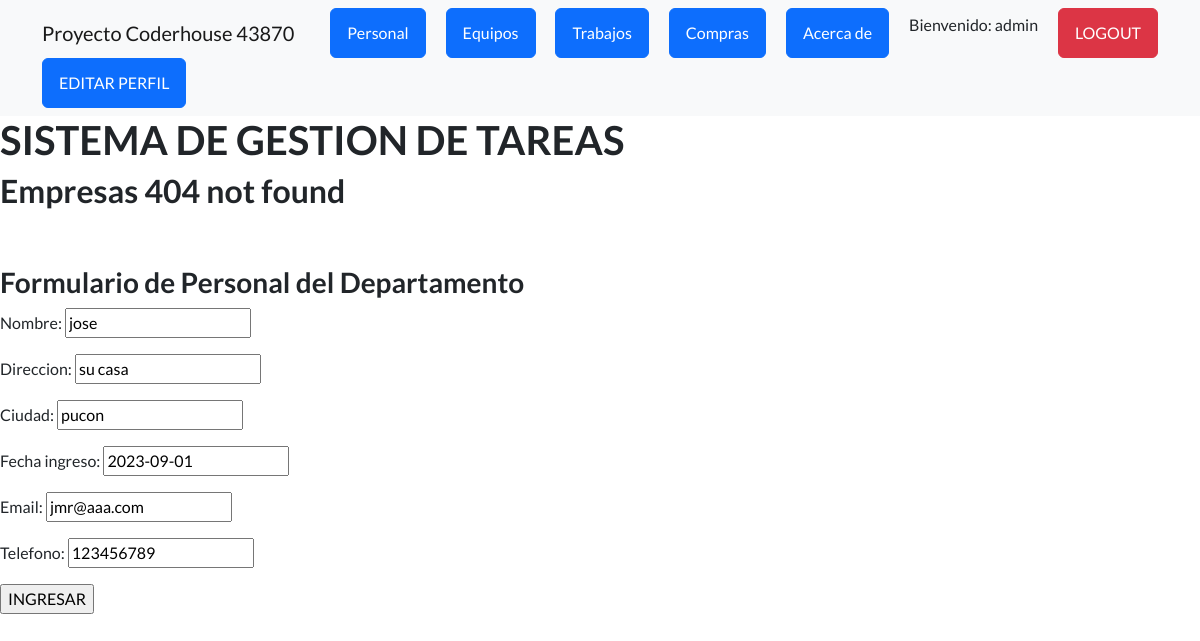
Screenshot of /appsistema/personal/editar/1 (signed in) with the database file from the repository.
### appsistema/models.py (models this page shows, shortened)
class Personal (models.Model):
    nombre=models.CharField(max_length=50)
    direccion=models.CharField(max_length=50)
    ciudad=models.CharField(max_length=50)
    fecha_ingreso=models.DateField()
    email=models.EmailField()
    telefono=models.IntegerField()

### appsistema/views.py (the view)
# urls.py: path("personal/editar/<pk>", PersonalUpdate.as_view(),name="personal_editar"),
class PersonalUpdate(LoginRequiredMixin, UpdateView):
    model=Personal
    success_url=reverse_lazy("personal_list")
    fields=['nombre', 'direccion', 'ciudad', 'fecha_ingreso', 'email', 'telefono']

### appsistema/templates/appsistema/personal_form.html
{% extends "appsistema/base.html" %}
{% load static %}
{% block titulo %}
<h1>SISTEMA DE GESTION DE TAREAS</h1>
{% endblock %}
{%block contenido_que_cambia %}
<h2>Empresas 404 not found</h2>
<br>
<br>
<h3> Formulario de Personal del Departamento</h3>
<form method="post"> {% csrf_token %}
    {{form.as_p}}
    <input type ="submit" value="INGRESAR">
</form>
{% endblock %}

### appsistema/templates/appsistema/base.html (shortened to what this page needs)
<!DOCTYPE html>
<html lang="en">
    <head>
        {% load static %}
        <link href="https://cdn.jsdelivr.net/npm/bootstrap-icons@1.5.0/font/bootstrap-icons.css" rel="stylesheet" type="text/css" />
        <link href=" {% static 'appsistema/css/styles.css' %} " rel="stylesheet" />
    </head>
    <body>
        <nav class="navbar navbar-light bg-light static-top">
            <div class="container">
                <a class="navbar-brand" href="{% url 'inicio' %}">Proyecto Coderhouse 43870</a>
                {% if user.is_authenticated %}
                <a class="btn btn-primary" href="{% url 'personal' %}">Personal</a>
                <a class="btn btn-primary" href="{% url 'equipos' %}">Equipos</a>
                <a class="btn btn-primary" href="{% url 'trabajos' %}">Trabajos</a>
                <a class="btn btn-primary" href="{% url 'compras' %}">Compras</a>
                <a class="btn btn-primary" href="{% url 'acercademi' %}">Acerca de</a>
                <p>Bienvenido: {{user.username}} </p>
                <a class="btn btn-danger" href="{% url 'logout' %}">LOGOUT</a>
                <a class="btn btn-primary" href="{% url 'editarperfil' %}">EDITAR PERFIL</a>
                {% else %}
                <a class="btn btn-sucess" href="{% url 'login' %}">LOGIN</a>
                {% endif %}
            </div>
        </nav>
       <div>
        {% block titulo %} {% endblock %}
       </div>
       <div>
         {% block contenido_que_cambia %}
        {% endblock %}
       </div>
    </body>
</html>

### rows the page displays
Personal: nombre "jose", direccion "su casa", ciudad "pucon", fecha_ingreso "2023-09-01", email "jmr@aaa.com", telefono "123456789"

### other values shown
{{ user.username }} "admin"
